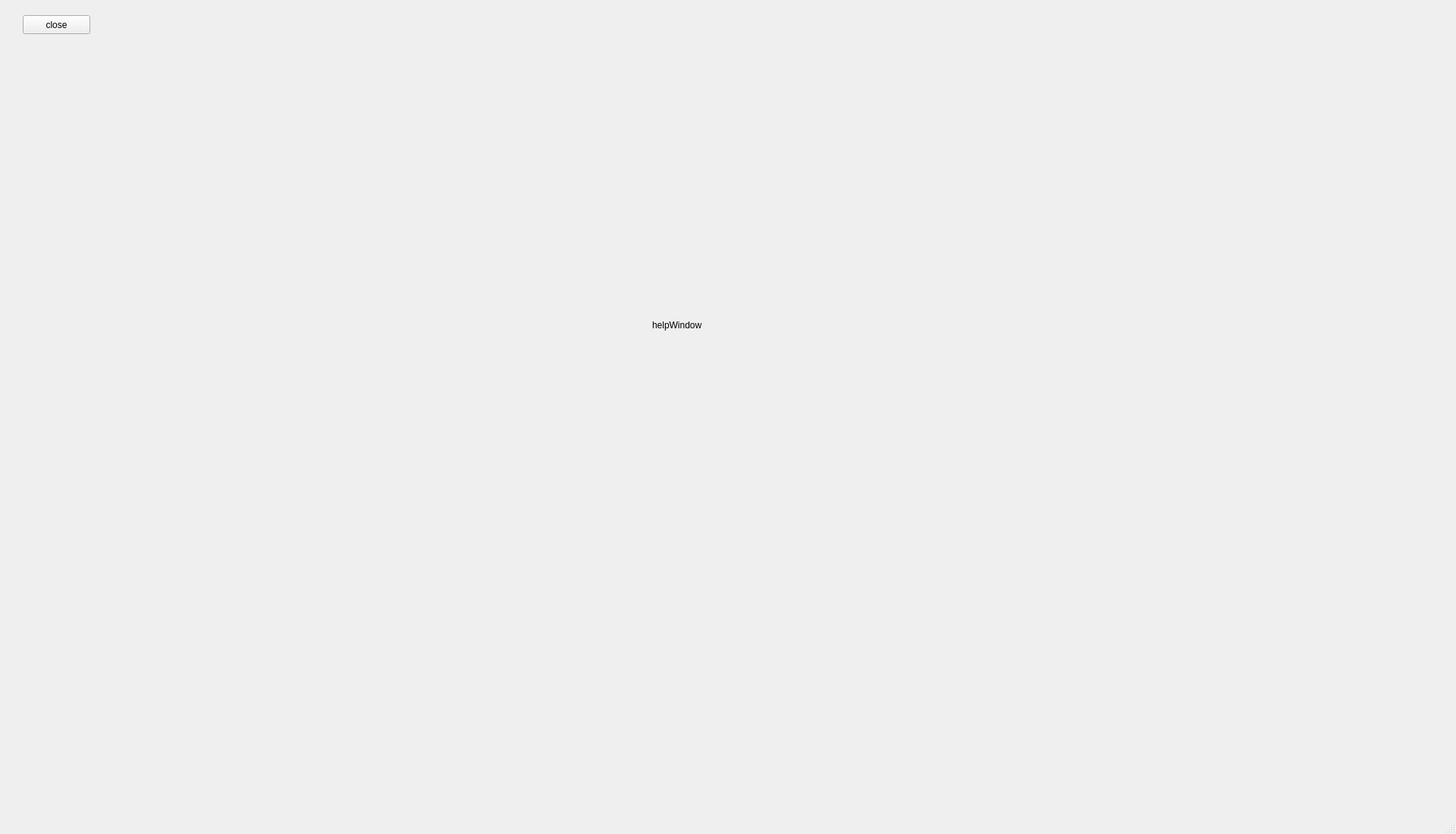
<?xml version="1.0" encoding="UTF-8"?>
<ui version="4.0">
 <class>MainWindow</class>
 <widget class="QMainWindow" name="MainWindow">
  <property name="geometry">
   <rect>
    <x>0</x>
    <y>0</y>
    <width>1920</width>
    <height>1100</height>
   </rect>
  </property>
  <property name="windowTitle">
   <string>MainWindow</string>
  </property>
  <widget class="QWidget" name="centralwidget">
   <widget class="QLabel" name="label">
    <property name="geometry">
     <rect>
      <x>860</x>
      <y>420</y>
      <width>111</width>
      <height>17</height>
     </rect>
    </property>
    <property name="text">
     <string>helpWindow</string>
    </property>
   </widget>
   <widget class="QPushButton" name="button">
    <property name="geometry">
     <rect>
      <x>30</x>
      <y>20</y>
      <width>89</width>
      <height>25</height>
     </rect>
    </property>
    <property name="text">
     <string>close</string>
    </property>
   </widget>
  </widget>
  <widget class="QMenuBar" name="menubar">
   <property name="geometry">
    <rect>
     <x>0</x>
     <y>0</y>
     <width>1920</width>
     <height>22</height>
    </rect>
   </property>
  </widget>
  <widget class="QStatusBar" name="statusbar"/>
 </widget>
 <resources/>
 <connections/>
</ui>
